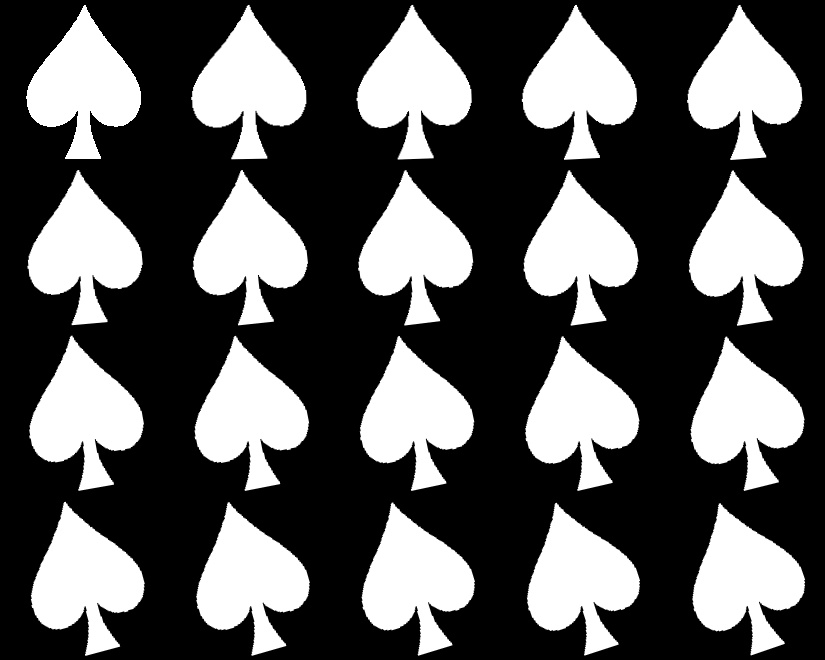
#> input picture supersample.jpg, 825 x 660 px; its folder holds only this picture in this run
$ python -i aux.py   (imports and definitions only)   (Python 2 division)   (older library calls are emulated)
#> lines starting #> are read from the running program, lines starting #| are printed output that depends on the picture; after the words box and inside, x2 and y2 are one past the last pixel; in counts of white or black regions, pixels touching at a corner belong together
from __future__ import division
import cv2
import numpy as np
import aux as rF
import matplotlib.pyplot as plt
import os
from rectangle import Rectangle


# [199 lines left out: functions helloworld, addNewLinesToFile, imgToGrayScale, deleteSmallImages, changeRedToBlack, obtainColourPercentages and 9 more, not called in this run]

def drawAllContours(contours,imgDest):
    cv2.drawContours(imgDest, contours, -1, (0, 255, 255), 2)


# [10 lines left out: function obtainContours, not called in this run]

def nothing(x):
    pass

# [61 lines left out: functions rgbTest, createTrackbars, detectCircles, not called in this run]

>>> import cv2
>>> picture = cv2.imread('supersample.jpg')
#> picture is the input picture: shape (660, 825, 3); min 0, max 255, mean 88
>>> result = obtainColourPercentages(picture)
#> in obtainColourPercentages, `hsv = cv2.cvtColor(img, cv2.COLOR_BGR2HSV)`: hsv: shape (660, 825, 3); mean H, S, V 0, 0, 88
#> in obtainColourPercentages, `mask1 = cv2.inRange(hsv, lower_range, upper_range)`: mask1: shape (660, 825); every value is 0
#> in obtainColourPercentages, `redAmount = np.count_nonzero(mask2) +np.count_nonzero(mask1)`: redAmount = 0
#> in obtainColourPercentages, `mask1 = cv2.inRange(hsv, lower_range, upper_range)`:
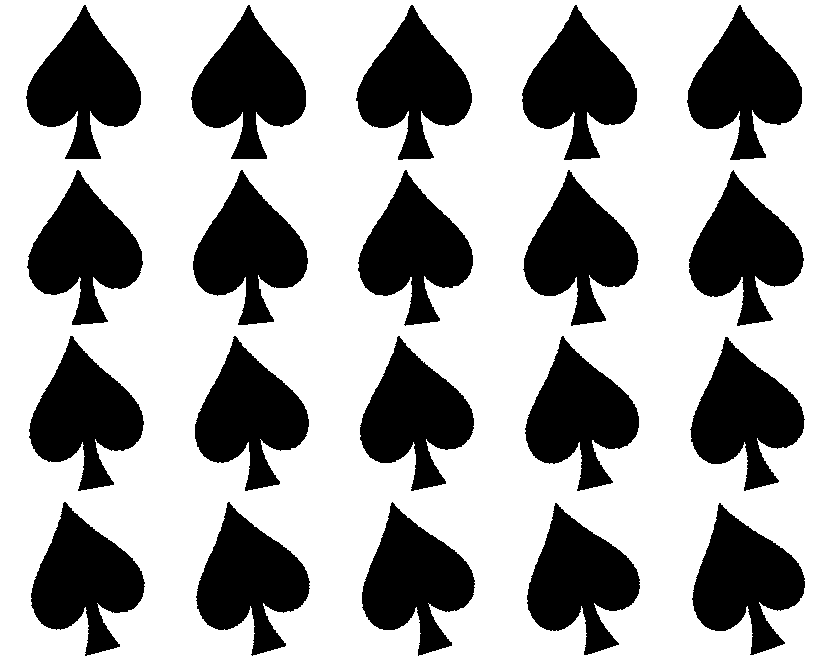
#> mask1: shape (660, 825); 65.3% white; 20 black regions, largest, box (x1, y1, x2, y2) and area: (689, 170, 804, 326) 9460, (27, 170, 143, 325) 9458, (193, 170, 308, 325) 9458
#> in obtainColourPercentages, `blackAmount = np.count_nonzero(mask1)`: blackAmount = 355499
#> in obtainColourPercentages, `percentageBlack = blackAmount / (img.shape[0]*img.shape[1])`: percentageBlack = 0
#> result = (0, 0)

$ run again, on digits.png
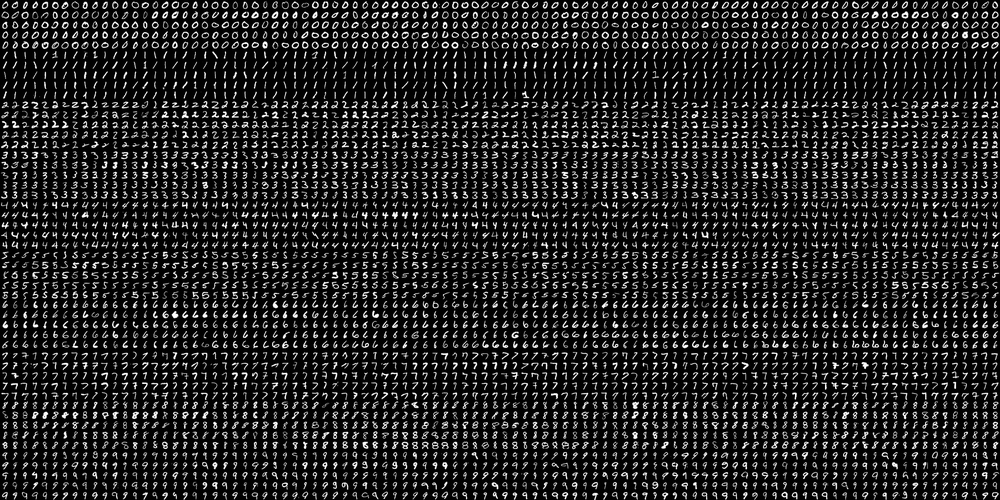
#> input picture digits.png, 1000 x 500 px, shrunk from 2000 x 1000 before the run
#> picture is the input picture: shape (500, 1000, 3); min 0, max 255, mean 36.1
#> hsv: shape (500, 1000, 3); mean H, S, V 0, 0, 36.1
#> redAmount = 0
#> in obtainColourPercentages, `mask1 = cv2.inRange(hsv, lower_range, upper_range)`:
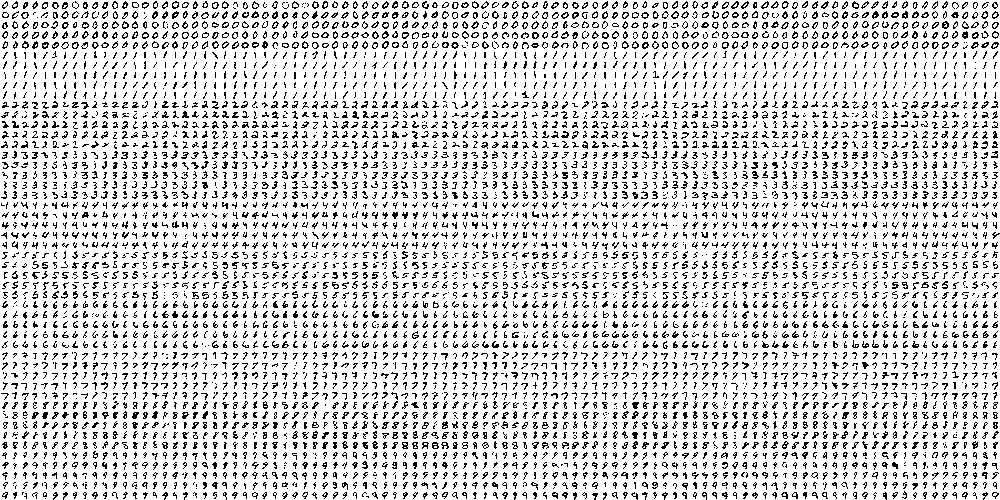
#> mask1: shape (500, 1000); 83.2% white; black in thin lines or dots
#> blackAmount = 415956
#> percentageBlack = 0
#> result = (0, 0)

$ run again, on dilated.png
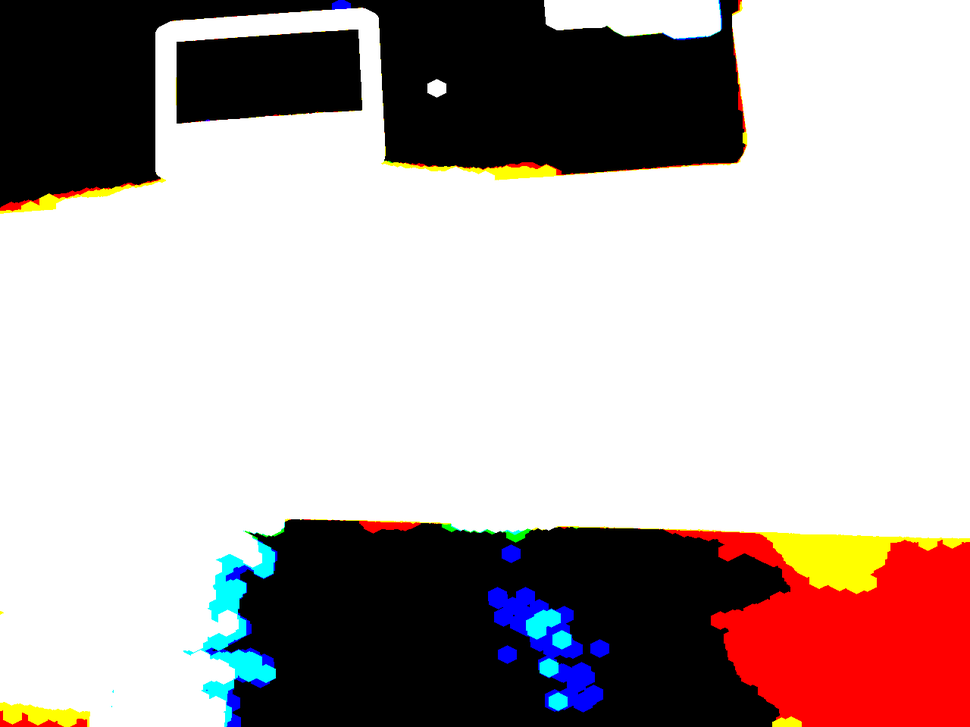
#> input picture dilated.png, 970 x 727 px, shrunk from 1280 x 959 before the run
#> picture is the input picture: shape (727, 970, 3); mean B, G, R 167.8, 169.1, 181
#> hsv: shape (727, 970, 3); mean H, S, V 3.3, 24.3, 185.6
#> in obtainColourPercentages, `mask2 = cv2.inRange(hsv, lower_range, upper_range)`:
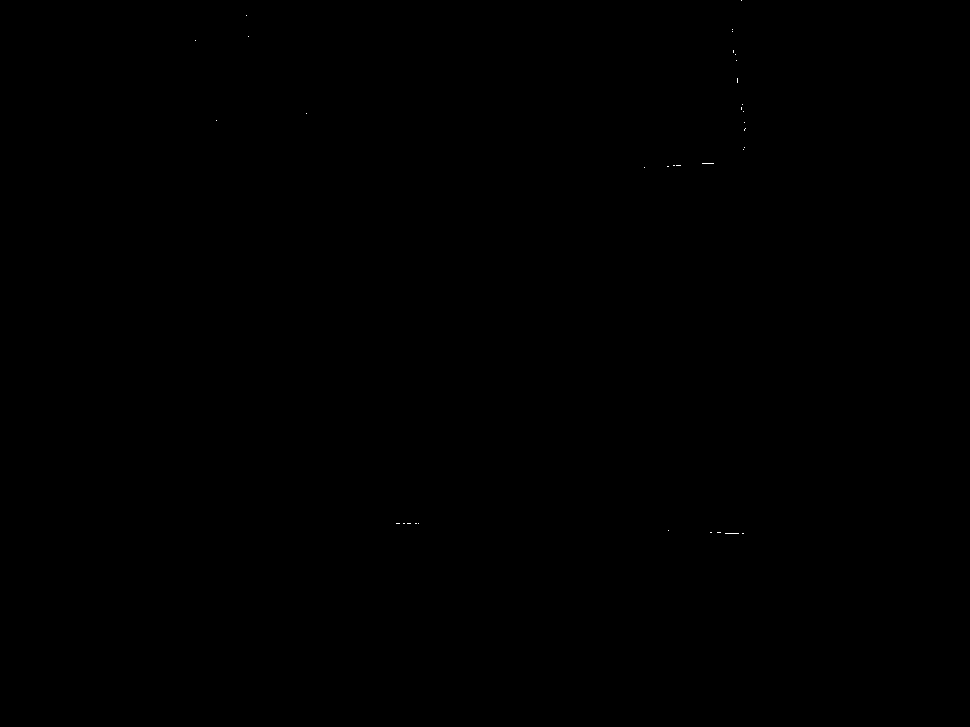
#> mask2: shape (727, 970); 0.01% white in thin lines or dots, all inside (x1, y1, x2, y2) = (195, 0, 746, 534)
#> redAmount = 38889
#> percentageRed = 0
#> in obtainColourPercentages, `mask1 = cv2.inRange(hsv, lower_range, upper_range)`:
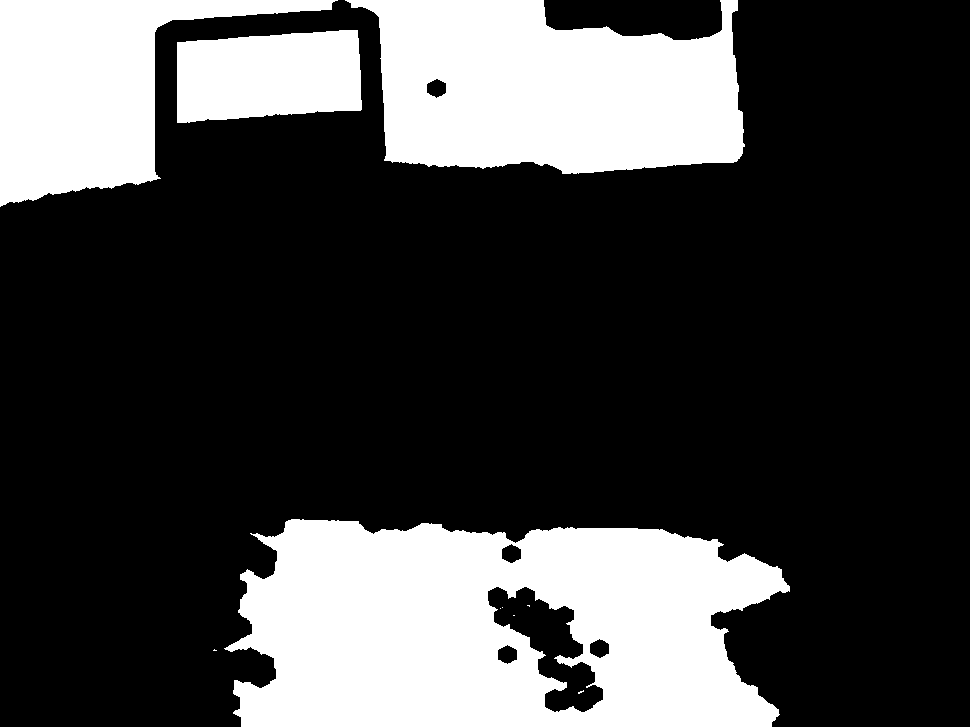
#> mask1: shape (727, 970); 27.2% white; 10 white regions (6 under 20 px), largest, box (x1, y1, x2, y2) and area: (224, 519, 790, 727) 90800, (345, 0, 745, 174) 53355, (0, 0, 338, 207) 32599, (177, 30, 362, 123) 14783
#> blackAmount = 191561
#> percentageBlack = 0
#> result = (0, 0)
